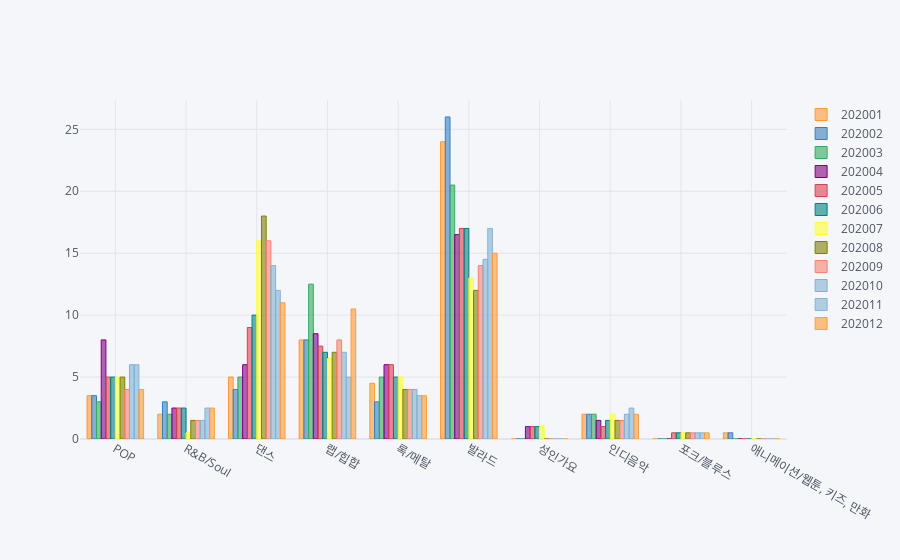

Notebook cell for this chart:
### Code cell
music2020.iplot(kind='bar')

### Figure 1 — Plotly figure (JSON) as saved in the notebook; plotly's stock layout.template omitted (floating-point values rounded to 4 significant figures)
{"data": [{"marker": {"color": "rgba(255, 153, 51, 0.6)", "line": {"color": "rgba(255, 153, 51, 1.0)", "width": 1}}, "name": "202001", "orientation": "v", "text": "", "type": "bar", "x": ["POP", "R&B/Soul", "댄스", "랩/힙합", "록/메탈", "발라드", "성인가요", "인디음악", "포크/블루스", "애니메이션/웹툰, 키즈, 만화"], "y": [3.5, 2, 5, 8, 4.5, 24, 0, 2, 0, 0.5]}, {"marker": {"color": "rgba(55, 128, 191, 0.6)", "line": {"color": "rgba(55, 128, 191, 1.0)", "width": 1}}, "name": "202002", "orientation": "v", "text": "", "type": "bar", "x": ["POP", "R&B/Soul", "댄스", "랩/힙합", "록/메탈", "발라드", "성인가요", "인디음악", "포크/블루스", "애니메이션/웹툰, 키즈, 만화"], "y": [3.5, 3, 4, 8, 3, 26, 0, 2, 0, 0.5]}, {"marker": {"color": "rgba(50, 171, 96, 0.6)", "line": {"color": "rgba(50, 171, 96, 1.0)", "width": 1}}, "name": "202003", "orientation": "v", "text": "", "type": "bar", "x": ["POP", "R&B/Soul", "댄스", "랩/힙합", "록/메탈", "발라드", "성인가요", "인디음악", "포크/블루스", "애니메이션/웹툰, 키즈, 만화"], "y": [3, 2, 5, 12.5, 5, 20.5, 0, 2, 0, 0]}, {"marker": {"color": "rgba(128, 0, 128, 0.6)", "line": {"color": "rgba(128, 0, 128, 1.0)", "width": 1}}, "name": "202004", "orientation": "v", "text": "", "type": "bar", "x": ["POP", "R&B/Soul", "댄스", "랩/힙합", "록/메탈", "발라드", "성인가요", "인디음악", "포크/블루스", "애니메이션/웹툰, 키즈, 만화"], "y": [8, 2.5, 6, 8.5, 6, 16.5, 1, 1.5, 0, 0]}, {"marker": {"color": "rgba(219, 64, 82, 0.6)", "line": {"color": "rgba(219, 64, 82, 1.0)", "width": 1}}, "name": "202005", "orientation": "v", "text": "", "type": "bar", "x": ["POP", "R&B/Soul", "댄스", "랩/힙합", "록/메탈", "발라드", "성인가요", "인디음악", "포크/블루스", "애니메이션/웹툰, 키즈, 만화"], "y": [5, 2.5, 9, 7.5, 6, 17, 1, 1, 0.5, 0]}, {"marker": {"color": "rgba(0, 128, 128, 0.6)", "line": {"color": "rgba(0, 128, 128, 1.0)", "width": 1}}, "name": "202006", "orientation": "v", "text": "", "type": "bar", "x": ["POP", "R&B/Soul", "댄스", "랩/힙합", "록/메탈", "발라드", "성인가요", "인디음악", "포크/블루스", "애니메이션/웹툰, 키즈, 만화"], "y": [5, 2.5, 10, 7, 5, 17, 1, 1.5, 0.5, 0]}, {"marker": {"color": "rgba(255, 255, 51, 0.6)", "line": {"color": "rgba(255, 255, 51, 1.0)", "width": 1}}, "name": "202007", "orientation": "v", "text": "", "type": "bar", "x": ["POP", "R&B/Soul", "댄스", "랩/힙합", "록/메탈", "발라드", "성인가요", "인디음악", "포크/블루스", "애니메이션/웹툰, 키즈, 만화"], "y": [5, 0.5, 16, 6.5, 5, 13, 1, 2, 0.5, 0]}, {"marker": {"color": "rgba(128, 128, 0, 0.6)", "line": {"color": "rgba(128, 128, 0, 1.0)", "width": 1}}, "name": "202008", "orientation": "v", "text": "", "type": "bar", "x": ["POP", "R&B/Soul", "댄스", "랩/힙합", "록/메탈", "발라드", "성인가요", "인디음악", "포크/블루스", "애니메이션/웹툰, 키즈, 만화"], "y": [5, 1.5, 18, 7, 4, 12, 0, 1.5, 0.5, 0]}, {"marker": {"color": "rgba(251, 128, 114, 0.6)", "line": {"color": "rgba(251, 128, 114, 1.0)", "width": 1}}, "name": "202009", "orientation": "v", "text": "", "type": "bar", "x": ["POP", "R&B/Soul", "댄스", "랩/힙합", "록/메탈", "발라드", "성인가요", "인디음악", "포크/블루스", "애니메이션/웹툰, 키즈, 만화"], "y": [4, 1.5, 16, 8, 4, 14, 0, 1.5, 0.5, 0]}, {"marker": {"color": "rgba(128, 177, 211, 0.6)", "line": {"color": "rgba(128, 177, 211, 1.0)", "width": 1}}, "name": "202010", "orientation": "v", "text": "", "type": "bar", "x": ["POP", "R&B/Soul", "댄스", "랩/힙합", "록/메탈", "발라드", "성인가요", "인디음악", "포크/블루스", "애니메이션/웹툰, 키즈, 만화"], "y": [6, 1.5, 14, 7, 4, 14.5, 0, 2, 0.5, 0]}, {"marker": {"color": "rgba(128, 177, 211, 0.6)", "line": {"color": "rgba(128, 177, 211, 0.8999999999999999)", "width": 1}}, "name": "202011", "orientation": "v", "text": "", "type": "bar", "x": ["POP", "R&B/Soul", "댄스", "랩/힙합", "록/메탈", "발라드", "성인가요", "인디음악", "포크/블루스", "애니메이션/웹툰, 키즈, 만화"], "y": [6, 2.5, 12, 5, 3.5, 17, 0, 2.5, 0.5, 0]}, {"marker": {"color": "rgba(255, 153, 51, 0.6)", "line": {"color": "rgba(255, 153, 51, 0.8999999999999999)", "width": 1}}, "name": "202012", "orientation": "v", "text": "", "type": "bar", "x": ["POP", "R&B/Soul", "댄스", "랩/힙합", "록/메탈", "발라드", "성인가요", "인디음악", "포크/블루스", "애니메이션/웹툰, 키즈, 만화"], "y": [4, 2.5, 11, 10.5, 3.5, 15, 0, 2, 0.5, 0]}], "layout": {"legend": {"bgcolor": "#F5F6F9", "font": {"color": "#4D5663"}}, "paper_bgcolor": "#F5F6F9", "plot_bgcolor": "#F5F6F9", "title": {"font": {"color": "#4D5663"}}, "xaxis": {"gridcolor": "#E1E5ED", "showgrid": true, "tickfont": {"color": "#4D5663"}, "title": {"font": {"color": "#4D5663"}, "text": ""}, "zerolinecolor": "#E1E5ED"}, "yaxis": {"gridcolor": "#E1E5ED", "showgrid": true, "tickfont": {"color": "#4D5663"}, "title": {"font": {"color": "#4D5663"}, "text": ""}, "zerolinecolor": "#E1E5ED"}}}
